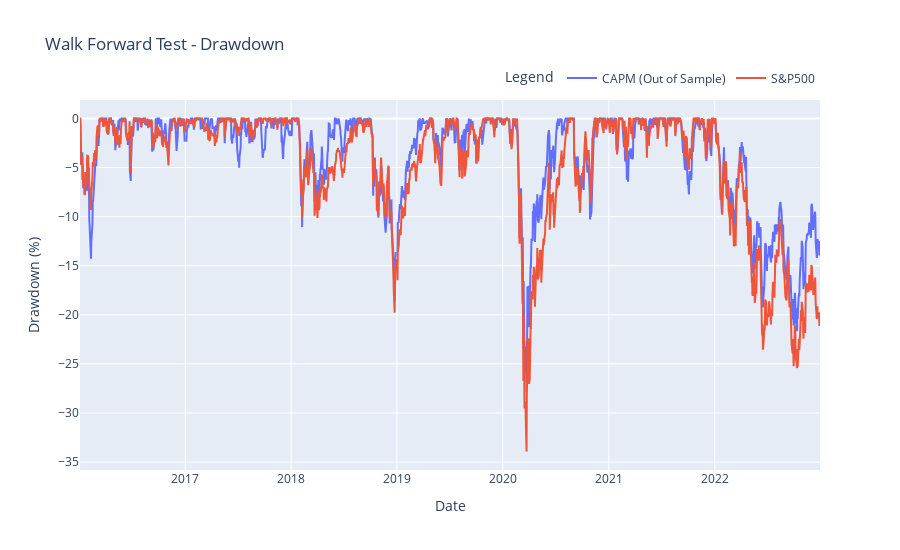

The cell this chart's notebook holds for it:
### Code cell
# Calculate drawdowns
data['Global Max'] = data['Returns'].cummax()
data['Drawdown'] = (data['Returns'] - data['Global Max'])*100/data['Global Max']
data['Global Max - Benchmark'] = data['Benchmark Returns'].cummax()
data['Drawdown - Benchmark'] = (data['Benchmark Returns'] - data['Global Max - Benchmark'])*100/data['Global Max - Benchmark']

# Plot figure
fig = go.Figure()
fig.add_trace(go.Scatter(x=data.index, 
                         y=data['Drawdown'],
                    mode='lines',
                    name='CAPM (Out of Sample)'))

fig.add_trace(go.Scatter(x=data.index, 
                         y=data['Drawdown - Benchmark'],
                    mode='lines',
                    name='S&P500'))

fig.update_layout(title="Walk Forward Test - Drawdown",
    xaxis_title="Date",
    yaxis_title="Drawdown (%)",
    legend_title="Legend",
     legend=dict(orientation='h',
                yanchor='bottom',
                y=1.02,
                xanchor='right',
                x=1),
                  width=900,
                  height=550)

fig.show()

### Figure 1 — Plotly figure (JSON) as saved in the notebook; plotly's stock layout.template omitted (floating-point values rounded to 4 significant figures; data arrays with more than 128 entries replaced by an {"elided": "..."} marker saying what was removed)
{"data": [{"mode": "lines", "name": "CAPM (Out of Sample)", "type": "scatter", "x": {"elided": "1762 str values"}, "y": {"elided": "1762 float values"}}, {"mode": "lines", "name": "S&P500", "type": "scatter", "x": {"elided": "1762 str values"}, "y": {"elided": "1762 float values"}}], "layout": {"height": 550, "legend": {"orientation": "h", "title": {"text": "Legend"}, "x": 1, "xanchor": "right", "y": 1.02, "yanchor": "bottom"}, "title": {"text": "Walk Forward Test - Drawdown"}, "width": 900, "xaxis": {"title": {"text": "Date"}}, "yaxis": {"title": {"text": "Drawdown (%)"}}}}
